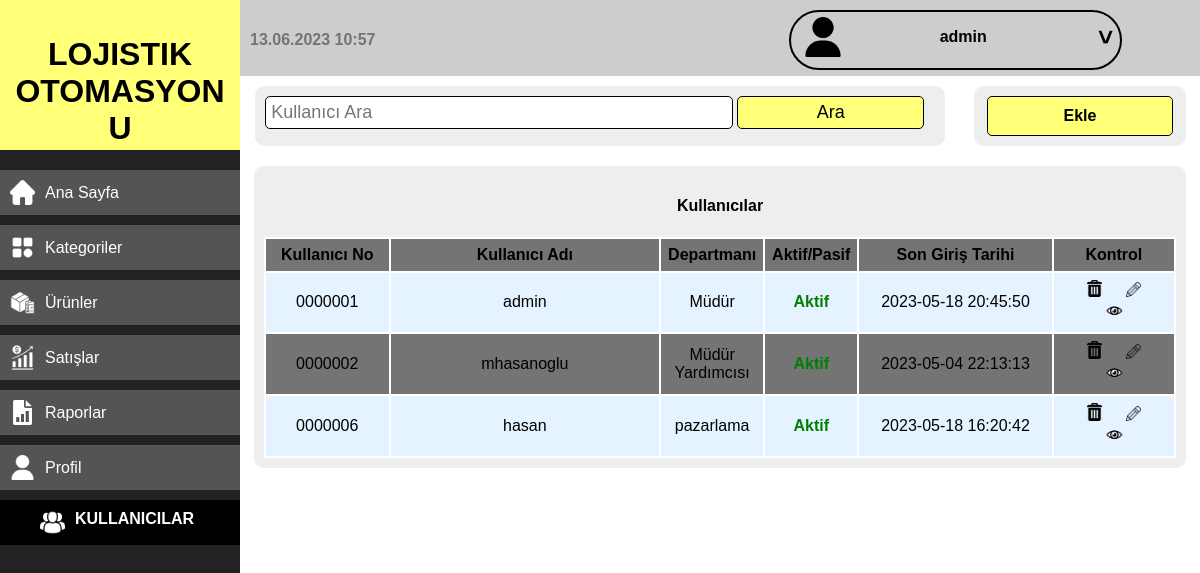
The page /kullanicilar.php (signed in) on the database as committed earlier.
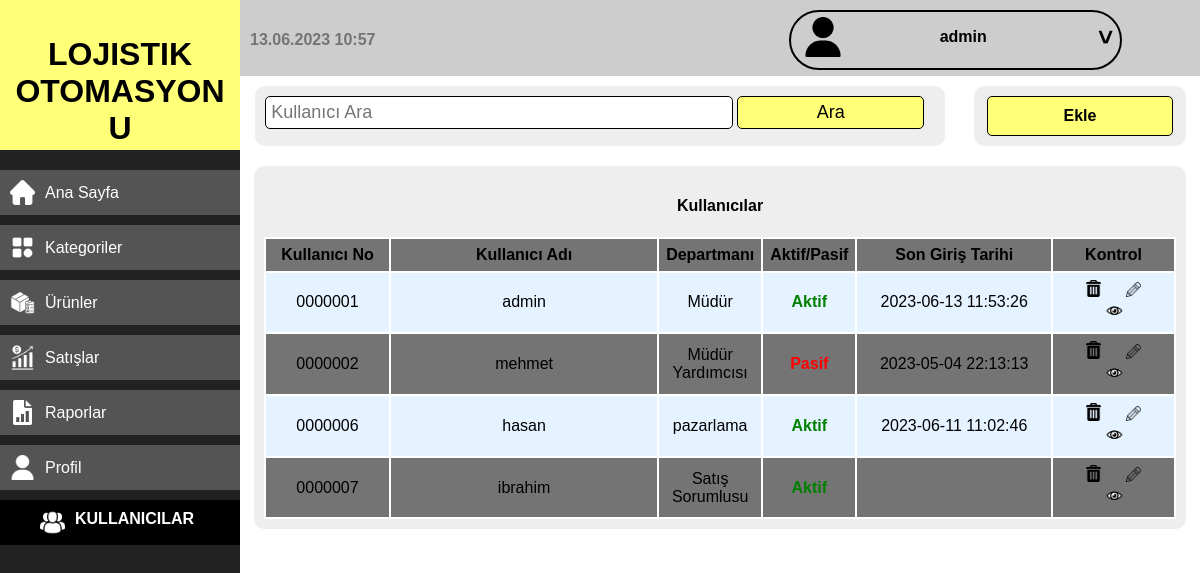
The same page on the database as committed later.
### tables this page shows
CREATE TABLE `kullanicilar` (
  `id` int(11) NOT NULL,
  `kullanici_adi` varchar(255) NOT NULL,
  `ad` varchar(255) NOT NULL,
  `soyad` varchar(255) NOT NULL,
  `departman` varchar(255) NOT NULL,
  `sifre` varchar(255) NOT NULL,
  `aktif` int(11) NOT NULL DEFAULT 0,
  `foto` varchar(255) NOT NULL
);

CREATE TABLE `girisler` (
  `id` int(11) NOT NULL,
  `k_id` int(11) NOT NULL,
  `g_tarihi` datetime NOT NULL
);

### diller/Turkce.php (called while the page is built, shortened)
<?php
function lang($lang)
{
  return $arr[$lang];
}

### fonksiyonlar/fonksiyonlar.php (called while the page is built, shortened)
<?php
function getAllFrom($from) {
    global $con;
    $stmt = $con->prepare("SELECT * FROM $from");
    $stmt->execute();
    $rows = $stmt->fetchAll();
    return $rows;
}
    ?>
        <?php
function getItem($from, $where, $value) {
    global $con;
    $stmt = $con->prepare("SELECT * FROM $from WHERE $where = ? LIMIT 1");
    $stmt->execute(array($value));
    return $stmt->fetch();
}

### kullanicilar.php (the view, shortened to what the changed rows need)
<?php
if (isset($_SESSION['kullanici_adi'])) {
  include 'init.php';
  if ($_SERVER['REQUEST_METHOD'] == 'POST') {
    if (isset($_POST['ekle'])) {
      $adi      = $_POST['adi'];
      $soy      = $_POST['soy'];
      $isi      = $_POST['isi'];
      $k_adi    = $_POST['k-adi'];
      $sifre    = $_POST['sifre'];
      $sifre_2  = $_POST['sifre-2'];
      $ap       = $_POST['ap'];
      $fotoAdi  = $_FILES['foto']['name'];
      $tmpAdi   = $_FILES['foto']['tmp_name'];
      $fotoBoyutu = $_FILES['foto']['size'];
      $uzanti   = explode('.', $fotoAdi);
      $fotoUzantisi = strtolower(end($uzanti));
      $KullanilabilenUzantilar = array('jpg', 'png', 'jpeg');
      $hatalar = array();
      if (empty($fotoAdi)) {
        $hatalar[] = lang('fotoYuklenmedi');
      } else {
        if (!in_array($fotoUzantisi, $KullanilabilenUzantilar)) {
          $hatalar[] = lang('fotoUzantiYok');
        } else {
          if ($fotoBoyutu > 10 * 1024 * 1024) {
            $hatalar[] = lang('fotoBoyut10mbBuyukYok');
          }
        }
      }
      if (empty($adi) || strlen($adi) < 4) {
        $hatalar[] = lang('AdiBosveya4tenfazlaYok');
      }
      if (empty($soy) || strlen($soy) < 4) {
        $hatalar[] = lang('sAdiBosveya4tenfazlaYok');
      }
      if (empty($isi)) {
        $hatalar[] = lang('departmanBos');
      }
      if (empty($k_adi) || strlen($k_adi) < 5) {
        $hatalar[] = lang('kAdiBosveya5tenfazlaYok');
      }
      if ($sifre !== $sifre_2) {
        $hatalar[] = lang('sifreEsitYok');
      }
      if (checkItem('kullanicilar', 'kullanici_adi', $k_adi)) {
        $hatalar[] = lang('buKDahaOnceKullanildi');
      }
      if (!empty($hatalar)) {
        foreach ($hatalar as $hata) {
          echo bildirim($hata);
        }
      } else {
        $foto = rand(0, 10000000) . '_' . $fotoAdi;
        move_uploaded_file($tmpAdi, "fotograflar/kullanicilar/" . $foto);
        $hashSifre = sha1($sifre);
        $stmt = $con->prepare("INSERT INTO
                                    kullanicilar(ad, soyad, departman, sifre, aktif, kullanici_adi, foto)
                                    VALUES(:adi, :soyadi, :isi, :sifre, :aktif, :k_adi, :foto)");
        $stmt->execute(array(
          'adi'       => $adi,
          'soyadi'    => $soy,
          'isi'       => $isi,
          'sifre'     => $hashSifre,
          'aktif'     => $ap,
          'k_adi'     => $k_adi,
          'foto'      => $foto
        ));
        echo bildirim($stmt->rowCount(). lang('kullaniciEklendi'));
      }
      $kullanicilar = getAllFrom('kullanicilar');
    } elseif (isset($_POST['ara'])) {
        $k = $_POST['k-ara'];
        $kullanicilar = arama('kullanicilar', 'id', 'kullanici_adi', $k);
    } else {
      $urunler = getAllFrom('urunler');
    }
  } else {
    $kullanicilar = getAllFrom('kullanicilar');
  }
  if (isset($_GET['d'])) {
    if ($_GET['d'] == 'ekle') {
      ?>
        <div class="cont-alt">
          <form class="urun-deg-buyuk" action="<?php echo $_SERVER['PHP_SELF']; ?>" method="POST" enctype="multipart/form-data">
            <div class="urun-deg">
              <div>
                <div class="foto">
                  <img class="fotog" src="iconlar/user.png" alt="">
                </div>
                <input type="file" name="foto" required>
              </div>
              <div class="div-2">
                  <label for="adi"><?php echo lang('ad'); ?>:</label>
                  <input name="adi" id="adi" required>
                  <label for="soy"><?php echo lang('soyAd'); ?>:</label>
                  <input id="soy" name="soy" type="text" required>
                  <label for="isi"><?php echo lang('isi'); ?>:</label>
                  <input name="isi" id="isi" required>
              </div>
              <div class="div-2">
                <label for="k-adi"><?php echo lang('kAdi'); ?>:</label>
                  <input id="k-adi" name="k-adi" type="text" required>
                  <label for="sifre"><?php echo lang('Sifre'); ?>:</label>
                  <input id="sifre" name="sifre" type="password" required>
                  <label for="sifre-2"><?php echo lang('sifreTekrar'); ?>:</label>
                  <input id="sifre-2" name="sifre-2" type="password" required>
                  <label for="ap"><?php echo lang('aktifPasif'); ?>:</label>
                  <select name="ap" id="ap">
                    <option value="1"><?php echo lang('aktif') ?></option>
                    <option value="0"><?php echo lang('pasif') ?></option>
                    <option value="2"><?php echo lang('yonetici') ?></option>
                  </select>
              </div>
            </div>
            <input class="urun-ekleme" name="ekle" type="submit" value="<?php echo lang('Ekle'); ?>">
          </form>
        </div>
      <?php
    } elseif ($_GET['d'] == 'sil') {
      $kid = isset($_GET['i']) && is_numeric($_GET['i']) ? intval($_GET['i']) : 0;
      $count = checkItem('kullanicilar', 'id', $kid);
      if ($count > 0) {
        bildirim(delete('kullanicilar', 'id', $kid) . lang('kullaniciSilindi'));
      } else {
        header('Location: kullanicilar.php');
        exit();
      }
    } elseif ($_GET['d'] == 'gos') {
      $kid = isset($_GET['i']) && is_numeric($_GET['i']) ? intval($_GET['i']) : 0;
      $count = checkItem('kullanicilar', 'id', $kid);
      if ($count > 0) {
      $kullanici = getItem('kullanicilar', 'id', $kid);
        ?>
            <div class="cont-alt">
              <div class="urun-deg-buyuk">
                <div class="urun-deg">
                  <div>
                    <div class="foto">
                      <img class="fotog" src="fotograflar/kullanicilar/<?php echo $kullanici['foto']; ?>" alt="">
                    </div>
                  </div>
                  <div class="div-2">
                      <label for="adi"><?php echo lang('ad'); ?>:</label>
                      <input value="<?php echo $kullanici['ad']; ?>" name="adi" id="adi" disabled>
                      <label for="soy"><?php echo lang('soyAd'); ?>:</label>
                      <input value="<?php echo $kullanici['soyad']; ?>" id="soy" name="soy" type="text" disabled>
                      <label for="isi"><?php echo lang('isi'); ?>:</label>
                      <input value="<?php echo $kullanici['departman']; ?>" name="isi" id="isi" disabled>
                  </div>
                  <div class="div-2">
                    <label for="k-adi"><?php echo lang('kAdi'); ?>:</label>
                      <input value="<?php echo $kullanici['kullanici_adi']; ?>" id="k-adi" name="k-adi" type="text" disabled>
                      <label for="sifre"><?php echo lang('Sifre'); ?>:</label>
                      <input value="<?php echo $kullanici['sifre']; ?>" id="sifre" name="sifre" type="password" disabled>
                      <label for="sifre-2"><?php echo lang('sifreTekrar'); ?>:</label>
                      <input value="<?php echo $kullanici['sifre']; ?>" id="sifre-2" name="sifre-2" type="password" disabled>
                      <label for="ap"><?php echo lang('aktifPasif'); ?>:</label>
                      <select name="ap" id="ap" disabled>
                        <option <?php echo $kullanici['aktif'] >= 1 ? 'selected' : ''; ?> value="1"><?php echo lang('aktif') ?></option>
                        <option <?php echo $kullanici['aktif'] === 0 ? 'selected' : ''; ?> value="0"><?php echo lang('pasif') ?></option>
                      </select>
                      <label for="id"><?php echo lang('kNo'); ?>:</label>
                      <input value="<?php echo $kullanici['id']; ?>" id="id" name="id" disabled>
                      <input value="<?php echo $kullanici['id']; ?>" id="id" type="hidden" name="id">
                  </div>
                </div>
              </div>
            </div>
        <?php
      } else {
        header('Location: kullanicilar.php');
        exit();
      }
    } else {
      header('Location: kullanicilar.php');
      exit();
    }
  } else {
      ?>
      <div class="cont">
        <div class="cont-alt">
          <?php
              if (empty($kullanicilar)) {
                echo '<div style="font-weight: bold">' . lang('sonucBulunmadi') . '</div>';
              } else { ?>
                <table class="cont cont-2">
                  <tr>
                    <th><?php echo lang('kNo') ?></th>
                    <th><?php echo lang('kAdi') ?></th>
                    <th><?php echo lang('kIsi') ?></th>
                    <th><?php echo lang('aktifPasif') ?></th>
                    <th><?php echo lang('sonGirisTarihi') ?></th>
                    <th><?php echo lang('Kontrol') ?></th>
                  </tr>
                  <?php
                    foreach($kullanicilar as $kullanici) {
                      $ap = $kullanici['aktif'] == 0 ? '<span style="color: red; font-weight: bold">' . lang('pasif') . '</span>' : '<span style="color: green; font-weight: bold">' . lang('aktif') . '</span>';
                      $stmt = $con->prepare("SELECT * FROM girisler WHERE k_id = ? ORDER BY id DESC LIMIT 1");
                      $stmt->execute(array($kullanici['id']));
                      $giris = $stmt->fetch();
                      echo '<tr>
                              <td>' .  str_pad($kullanici['id'], 7, 0, STR_PAD_LEFT) . '</td>
                              <td>' .  $kullanici['kullanici_adi'] . '</td>
                              <td>' .  $kullanici['departman'] . '</td>
                              <td>' .  $ap . '</td>
                              <td>' .  @$giris['g_tarihi'] . '</td>
                              <td>
                                <a class="a confirm" href="?d=sil&i=' . $kullanici['id'] .'">
                                  <img class="kontrol-2" src="iconlar/trash.png" alt="">
                                </a>
                                <a class="a" href="kdeg.php?i=' . $kullanici['id'] .'">
                                  <img class="kontrol-2" src="iconlar/pencil.png" alt="">
                                </a>
                                <a class="a" href="?d=gos&i=' . $kullanici['id'] .'">
                                  <img class="kontrol-3" src="iconlar/eye.png" alt="">
                                </a>
                              </td>
                            </tr>';
                    }
                  ?>
                </table>
          <?php } ?>
        </div>
      </div>
      <?php
  }
    include 'sablonlar/footer.php';
} else {
  header('Location: logout.php');
  exit();
}

Rows that differ between the two databases and show on the page:
computed for kullanicilar "admin": girisler.g_tarihi "2023-05-18 20:45:50" → "2023-06-13 11:53:26"
changed kullanicilar "Müdür Yardımcısı": kullanici_adi "mhasanoglu" → "mehmet"; aktif 1 → 0 (drawn)
computed for kullanicilar "hasan": girisler.g_tarihi "2023-05-18 16:20:42" → "2023-06-11 11:02:46"
added kullanicilar: id "0000007", kullanici_adi "ibrahim", departman "Satış Sorumlusu"
